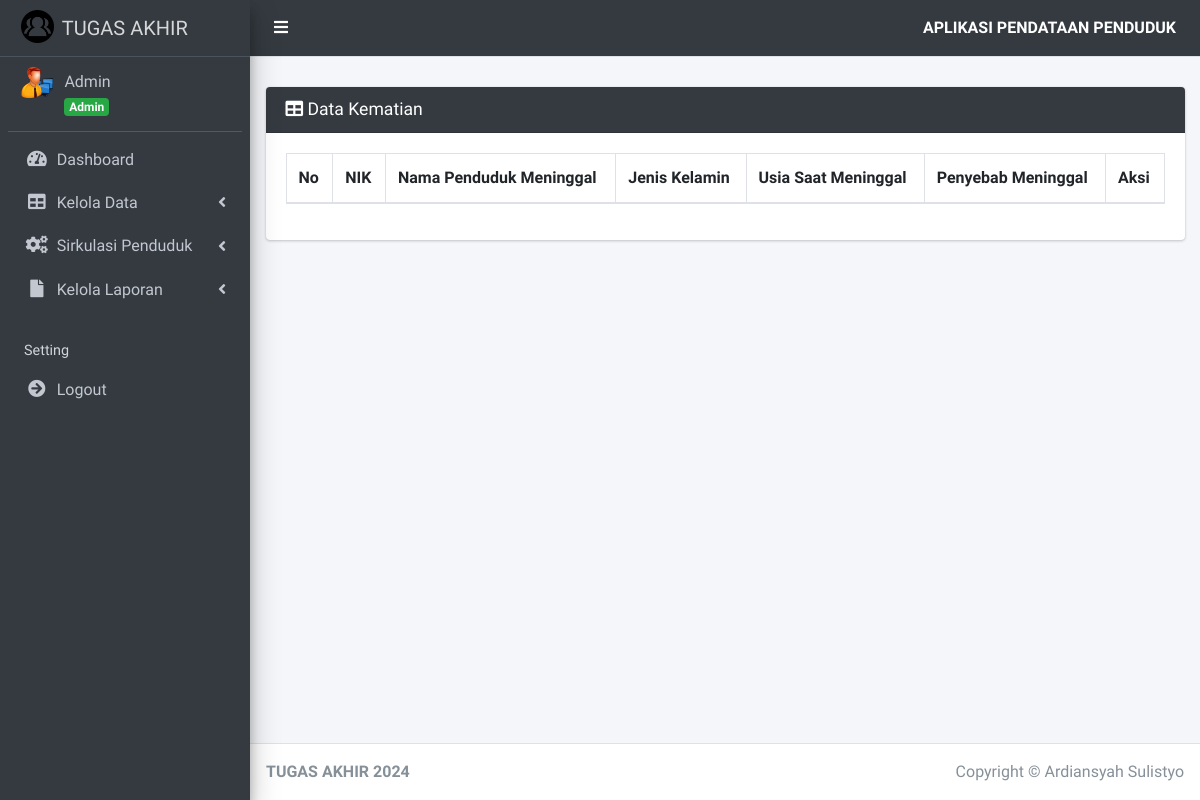
The app's page /index.php?page=kematian (signed in), older data.
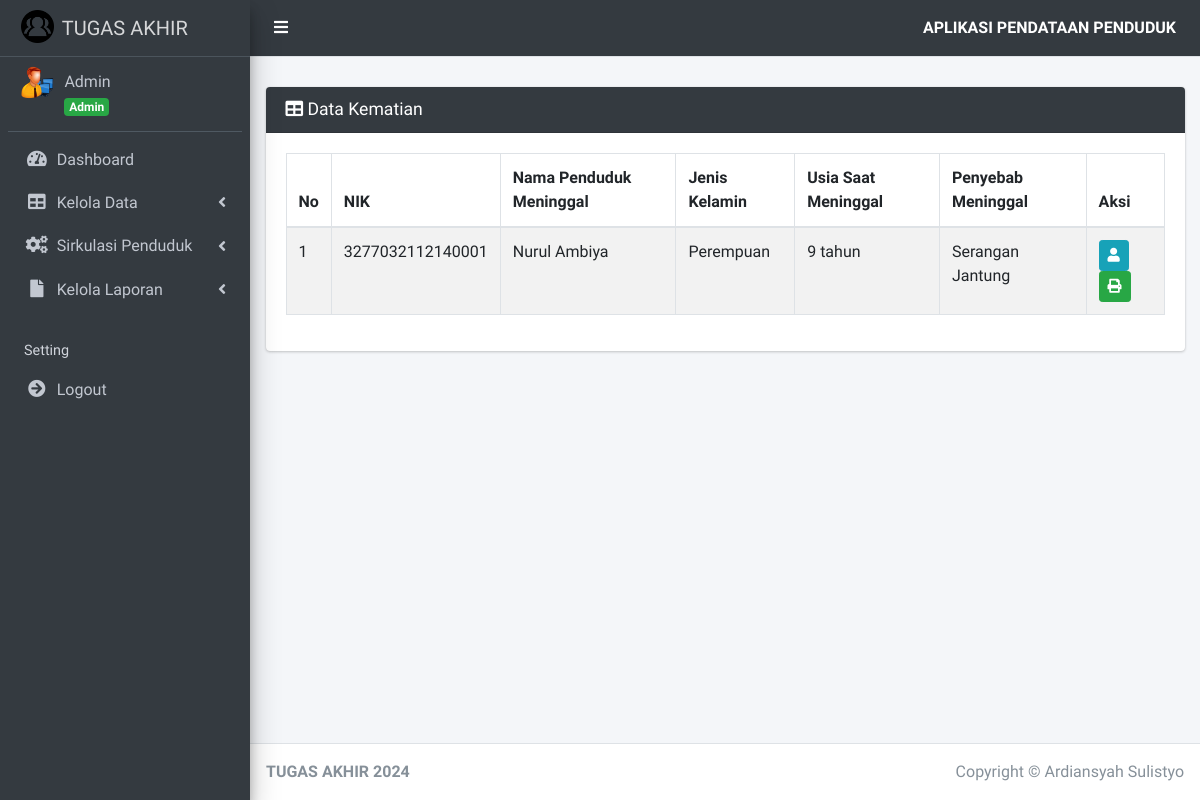
The same page, newer data.
### tables this page shows
CREATE TABLE `surat_kematian` (
  `id_surat_kematian` int(11) NOT NULL,
  `id_penduduk` int(11) NOT NULL,
  `tanggal_kematian` date NOT NULL,
  `jam_kematian` time NOT NULL,
  `penyebab_kematian` varchar(255) NOT NULL,
  `tempat_kematian` varchar(255) NOT NULL,
  `usia_kematian` int(11) NOT NULL,
  `bin_binti` varchar(255) NOT NULL,
  `pelapor` varchar(4) NOT NULL,
  `tanggal` date DEFAULT NULL
);

CREATE TABLE `penduduk` (
  `id_penduduk` int(11) NOT NULL,
  `id_user` int(11) NOT NULL,
  `nik_penduduk` varchar(16) NOT NULL,
  `nama_penduduk` varchar(45) NOT NULL,
  `tempat_lahir_penduduk` varchar(30) NOT NULL,
  `tanggal_lahir_penduduk` date NOT NULL,
  `jenis_kelamin_penduduk` enum('Laki-Laki','Perempuan') NOT NULL,
  `alamat_penduduk` text NOT NULL,
  `desa_kelurahan_penduduk` varchar(30) NOT NULL,
  `kecamatan_penduduk` varchar(30) NOT NULL,
  `kabupaten_kota_penduduk` varchar(30) NOT NULL,
  `provinsi_penduduk` varchar(30) NOT NULL,
  `negara_penduduk` varchar(30) NOT NULL,
  `rt_penduduk` varchar(3) NOT NULL,
  `rw_penduduk` varchar(3) NOT NULL,
  `agama_penduduk` enum('Islam','Kristen','Katolik','Hindu','Buddha','Konghucu') NOT NULL,
  `pendidikan_terakhir_penduduk` varchar(20) NOT NULL,
  `pekerjaan_penduduk` varchar(20) NOT NULL,
  `status_perkawinan_penduduk` enum('Kawin','Tidak Kawin','Belum Kawin','Cerai') NOT NULL,
  `status` enum('Ada','Meninggal') NOT NULL,
  `status_keluarga` enum('Sudah Berkeluarga','Belum Berkeluarga','','') NOT NULL
);

### pages/kematian/index.php (the view, shortened to what this page needs)
<div class="card card-dark">
    <div class="card-header">
        <h3 class="card-title">
            <i class="fa fa-table"></i> Data Kematian
        </h3>
    </div>
    <div class="card-body">
        <div class="table-responsive">
            <table id="example1" class="table table-bordered table-striped">
                <thead>
                    <tr>
                        <th>No</th>
                        <th>NIK</th>
                        <th>Nama Penduduk Meninggal</th>
                        <th>Jenis Kelamin</th>
                        <th>Usia Saat Meninggal</th>
                        <th>Penyebab Meninggal</th>
                        <th>Aksi</th>
                    </tr>
                </thead>
                <tbody>
                    <?php
                    $no = 1;
                    $sql = $koneksi->query("SELECT * FROM `penduduk` JOIN `surat_kematian` ON `penduduk`.id_penduduk = `surat_kematian`.id_penduduk");
                    function hitungUsia($tanggal_lahir, $tanggal_kematian)
                    {
                        $lahir = new DateTime($tanggal_lahir);
                        $kematian = new DateTime($tanggal_kematian);
                        $usia = $lahir->diff($kematian);
                        return $usia->y;
                    }
                    foreach ($sql as $data_kematian) :
                        $tanggal_lahir = $data_kematian['tanggal_lahir_penduduk'];
                        $tanggal_kematian = $data_kematian['tanggal_kematian'];
                    ?>
                        <tr>
                            <td><?= $no++ ?></td>
                            <td><?= $data_kematian['nik_penduduk'] ?></td>
                            <td><?= $data_kematian['nama_penduduk'] ?></td>
                            <td><?= $data_kematian['jenis_kelamin_penduduk'] ?></td>
                            <td><?= hitungUsia($tanggal_lahir, $tanggal_kematian) ?> tahun</td>
                            <td><?= $data_kematian['penyebab_kematian'] ?></td>
                            <td>
                                <a href="?page=detail_kematian&id_penduduk=<?= $data_kematian['id_penduduk']; ?>" title="Detail" class="btn btn-info btn-sm">
                                    <i class="fa fa-user"></i>
                                </a>
                                <a href="surat/cetak_kematian.php?id=<?= $data_kematian['id_penduduk']; ?>" title="Cetak" class="btn btn-success btn-sm" target="_blank">
                                    <i class="fa fa-print"></i>
                                </a>
                            </td>
                        <?php endforeach; ?>
                </tbody>
            </table>
        </div>
    </div>
</div>

Row changes from the older to the newer data that the page shows:
added surat_kematian: id_penduduk.nik_penduduk "3277032112140001", id_penduduk.nama_penduduk "Nurul Ambiya", id_penduduk.jenis_kelamin_penduduk "Perempuan", hitungUsia($tanggal_lahir, $tanggal_kematian) "9", penyebab_kematian "Serangan Jantung"
